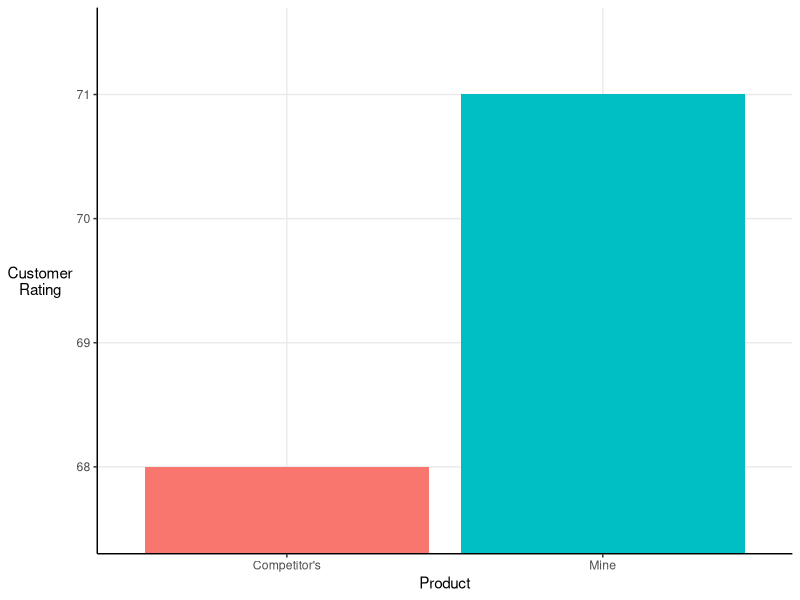
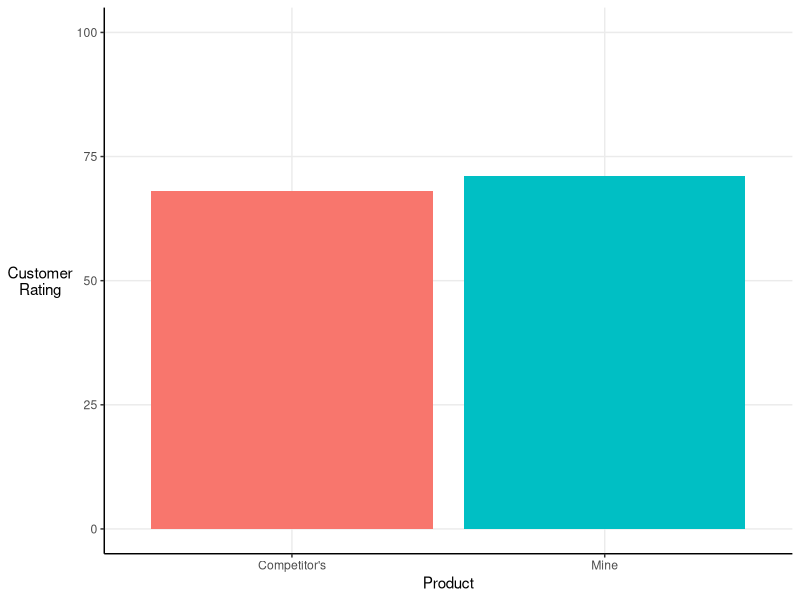
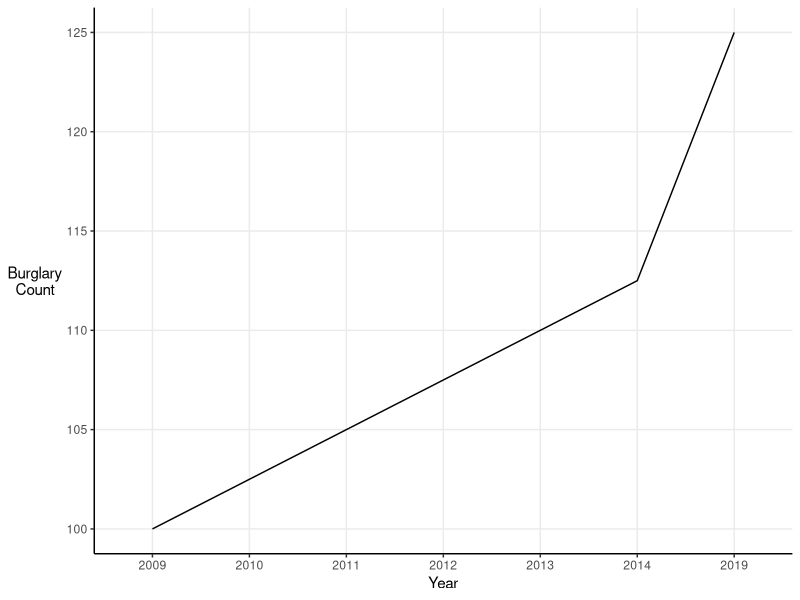
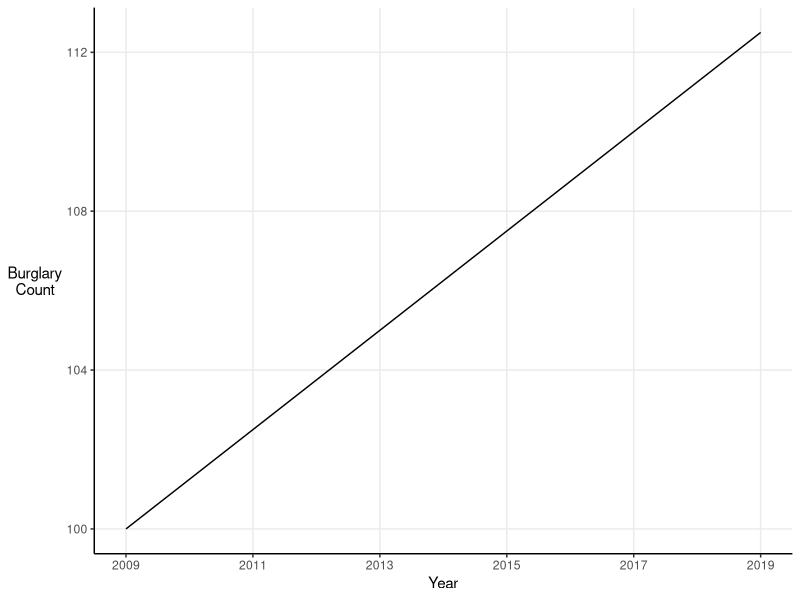
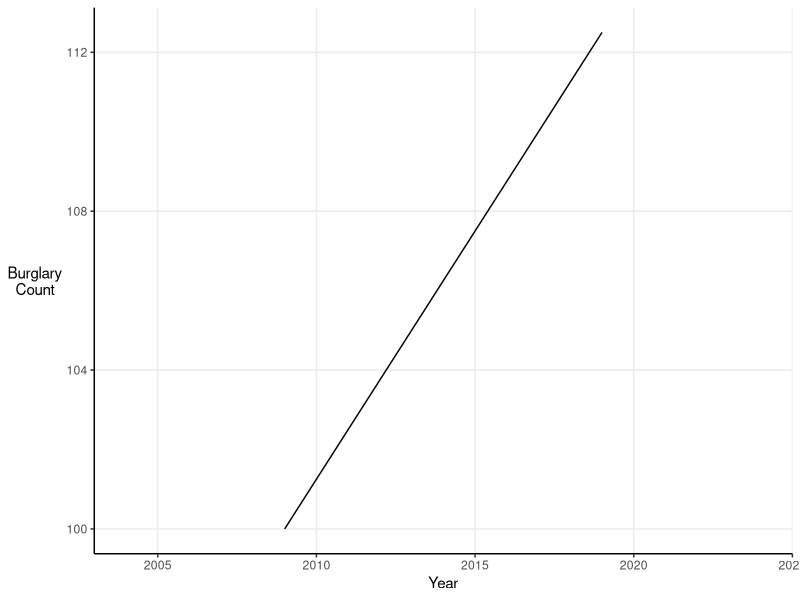
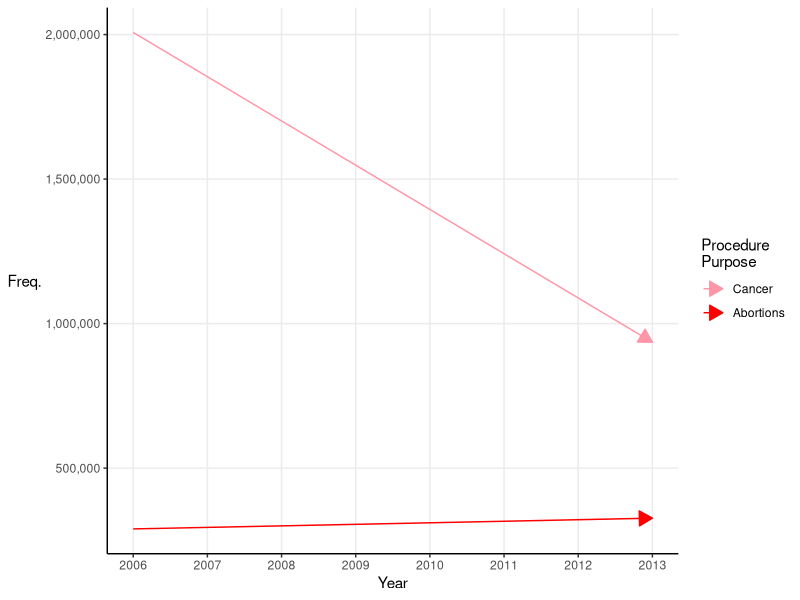

These charts were generated, in order, by the following R code:
## ---- chunk 1
knitr::opts_chunk$set(echo = TRUE, fig.align = "center")

# Packages
library(tidyverse)
library(reshape2)

# Data
product_ratings <- tibble(Product = c("Mine", "Competitor's"),
                          mean_rating = c(71, 68))
## ---- chunk 2
# Too high to count that high
2^34
## ---- chunk 3
# Bar chart with truncated y-axis
ggplot(product_ratings, aes(x = Product, y = mean_rating, fill = Product)) +
  geom_col() +
  scale_fill_discrete(guide = "none") +
  scale_y_continuous("Customer\nRating") +
  coord_cartesian(ylim = c(67.5, 71.5)) +
  theme_classic() +
  theme(axis.title.y = element_text(angle = 0, vjust = 0.5),
        panel.grid.major = element_line())
## ---- chunk 4
# Bar chart with truncated y-axis
ggplot(product_ratings, aes(x = Product, y = mean_rating, fill = Product)) +
  geom_col() +
  scale_fill_discrete(guide = "none") +
  scale_y_continuous("Customer\nRating", limits = c(0, 100)) +
  theme_classic() +
  theme(axis.title.y = element_text(angle = 0, vjust = 0.5),
        panel.grid.major = element_line())
## ---- chunk 5
tibble(Year = c("2009", "2010", "2011", "2012", "2013", "2014", "2019"),
       burglary_count = c(100, 102.5, 105, 107.5, 110, 112.5, 125)) %>%
  ggplot(aes(x = Year, y = burglary_count)) +
  geom_line(group = 1) +
  scale_y_continuous("Burglary\nCount") +
  theme_classic() +
  theme(axis.title.y = element_text(angle = 0, vjust = 0.5),
        panel.grid.major = element_line())
## ---- chunk 6
tibble(Year = c(2009:2019), burglary_count = c(seq(100, 112.5, 1.25))) %>%
  ggplot(aes(x = Year, y = burglary_count)) +
  geom_line(group = 1) +
  scale_y_continuous("Burglary\nCount") +
  scale_x_continuous(breaks = c(2009, 2011, 2013, 2015, 2017, 2019)) +
  theme_classic() +
  theme(axis.title.y = element_text(angle = 0, vjust = 0.5),
        panel.grid.major = element_line())
## ---- chunk 7
tibble(Year = c(2009:2019), burglary_count = c(seq(100, 112.5, 1.25))) %>%
  ggplot(aes(x = Year, y = burglary_count)) +
  geom_line(group = 1) +
  scale_y_continuous("Burglary\nCount") +
  coord_cartesian(xlim = c(2004, 2024)) +
  theme_classic() +
  theme(axis.title.y = element_text(angle = 0, vjust = 0.5),
        panel.grid.major = element_line())
## ---- chunk 8
tibble(Year = c(2006, 2013), 
       Cancer = c(2007371, 935573), 
       Abortions = c(289750, 327000)) %>%
  melt(id.vars = "Year") %>%
  ggplot(aes(x = Year, y = value, col = variable)) +
  geom_line(arrow = arrow(length = unit(0.15, "inches"), type = "closed")) +
  scale_y_continuous("Freq.", labels = scales::comma) +
  scale_x_continuous(breaks = c(2006:2013)) +
  scale_color_manual("Procedure\nPurpose",
                     values = c("Cancer" = "#FF96A7", "Abortions" = "red")) +
  theme_classic() +
  theme(axis.title.y = element_text(angle = 0, vjust = 0.5),
        panel.grid.major = element_line())
